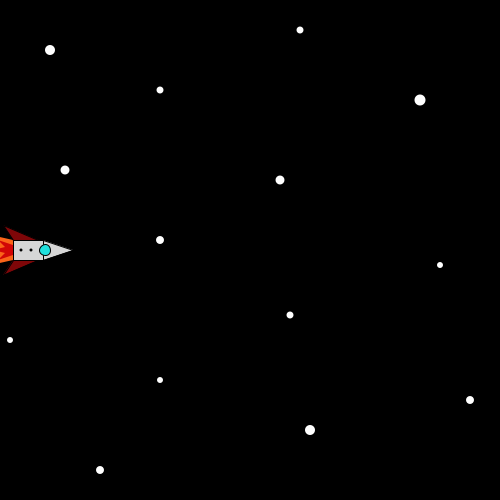
Frame 1 (no input)
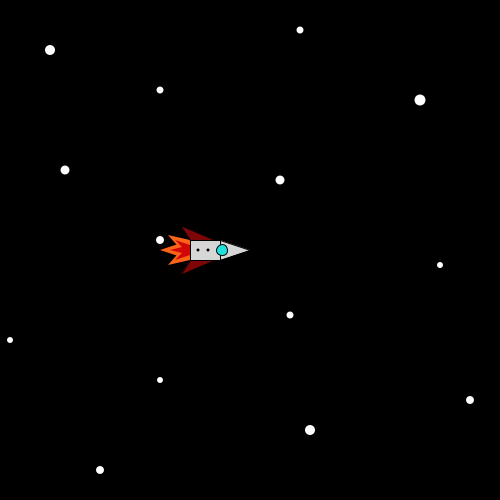
Frame 60 (the mouse pressed at the canvas centre just before this capture)
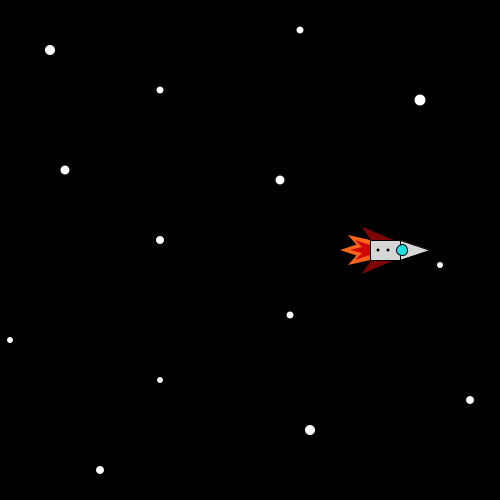
Frame 120 (the mouse held since frame 60 and released just before this capture)

The Processing sketch that drew these frames (run headless with seeded random() and noise(); from frame 60 on, the mouse is pressed at the canvas centre):

// Processing sketch: processing_69533
// ── processing_69533.pde

//WillS Comp. Prog. 1 Simple Animation
int x=10;
void setup()
{
  size(500, 500);
  smooth();
}
void draw()
{
  stars();
  rocketShip();
}
void stars()
{
  noStroke();
  fill(255);
  background(0);
  ellipse(50, 50, 10, 10);
  ellipse(100, 470, 8, 8);
  ellipse(290, 315, 7, 7);
  ellipse(420, 100, 11, 11);
  ellipse(10, 340, 6, 6);
  ellipse(470, 400, 8, 8);
  ellipse(160, 90, 7, 7);
  ellipse(310, 430, 10, 10);
  ellipse(65, 170, 9, 9);
  ellipse(160, 380, 6, 6);
  ellipse(300, 30, 7, 7);
  ellipse(280, 180, 9, 9);
  ellipse(160, 240, 8, 8);
  ellipse(440, 265, 6, 6);
}
void rocketShip()
{
  if(x>600)
  {
    x=0;
  }
  stroke(0);
  x=x+3;
  fill(214, 214, 214);
  beginShape();
  vertex(x, 240);
  vertex(x+30, 240);
  vertex(x+30, 260);
  vertex(x, 260);
  endShape(CLOSE);
  triangle(x+30, 240, x+30, 260, x+60, 250);
  fill(32, 224, 222);
  ellipse(x+32, 250, 11, 11);
  noStroke();
  fill(250, 100, 25);
  triangle(x, 240, x, 260, x-22, 265);
  triangle(x, 240, x, 260, x-22, 235);
  triangle(x, 240, x, 260, x-30, 250);
  stroke(0);
  fill(126, 6, 8);
  triangle(x, 240, x+25, 240, x-10, 225);
  triangle(x, 260, x+25, 260, x-10, 275);
  noStroke();
  fill(209, 6, 6);
  triangle(x, 255, x, 245, x-20, 250);
  triangle(x, 255, x, 245, x-15, 260);
  triangle(x, 255, x, 245, x-15, 240);
  fill(0);
  ellipse(x+8, 250, 3, 3);
  ellipse(x+18, 250, 3, 3);
}
